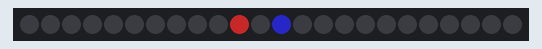
Recording of a program running on a simulated Raspberry Pi (BCM pin numbers). Shown: 24 RGB LEDs in strip order, left to right. Dim RGB values are drawn brighter than linear; the clock reads 2024-03-15 10:24:30 at power-on unless the program sets it; what the program prints to the terminal is not drawn.

Above: at 0.1 s.
At 7.1 s:
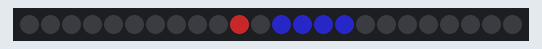
At 14.1 s:
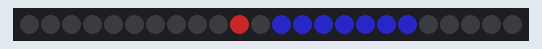
At 22.1 s:
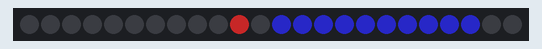
At 29.56 s:
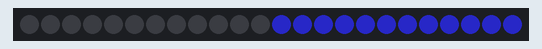
At 37.1 s:
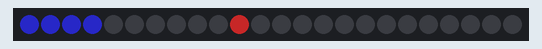

The program:

neopixelring-clock.py
```python
# Nepixel 24 led ring clock by ferri.fc at gmail.com
# Instructions:
# sudo apt-get update
# sudo apt-get install build-essential python-dev git scons swig
# git clone https://github.com/jgarff/rpi_ws281x.git
# cd rpi_ws281x
# scons
# cd python
# sudo python setup.py install
import time

from neopixel import *


# LED strip configuration:
LED_COUNT      = 24      # Number of LED pixels.
LED_PIN        = 18      # GPIO pin connected to the pixels (must support PWM!).
LED_FREQ_HZ    = 800000  # LED signal frequency in hertz (usually 800khz)
LED_DMA        = 5       # DMA channel to use for generating signal (try 5)
LED_BRIGHTNESS = 100     # Set to 0 for darkest and 255 for brightest
LED_INVERT     = False   # True to invert the signal (when using NPN transistor level shift)


# Main program logic follows:
if __name__ == '__main__':
	# Create NeoPixel object with appropriate configuration.
	strip = Adafruit_NeoPixel(LED_COUNT, LED_PIN, LED_FREQ_HZ, LED_DMA, LED_INVERT, LED_BRIGHTNESS)
	# Intialize the library (must be called once before other functions).
	strip.begin()
	hourcolor=Color(250,50,50)
	minutecolor=Color(50,250,50)
	secondcolor=Color(50,50,250)
	black=Color(0,0,0)
	print ('Press Ctrl-C to quit.')
	norepeat=0
	while True:
		hour=int(time.strftime("%H"))
		minute=int(round(float(time.strftime("%M"))*24.0/60.0))
		second=int(round(float(time.strftime("%S"))*24.0/60.0))
		if hour==24:
			hour=0
		if minute==24:
			minute=0
		if second==24:
			second=0
		if second==1:
			norepeat=0
		if second==0 and norepeat==0:
			for i in range(24):
				strip.setPixelColor(i, black)
				strip.show()
				time.sleep(50/1000.0)
			strip.setPixelColor(second, secondcolor)
			strip.show()
			norepeat=1

		else:
			strip.setPixelColor(second, secondcolor)
			strip.setPixelColor(minute, minutecolor)
			strip.setPixelColor(hour, hourcolor)
			strip.show()
```
